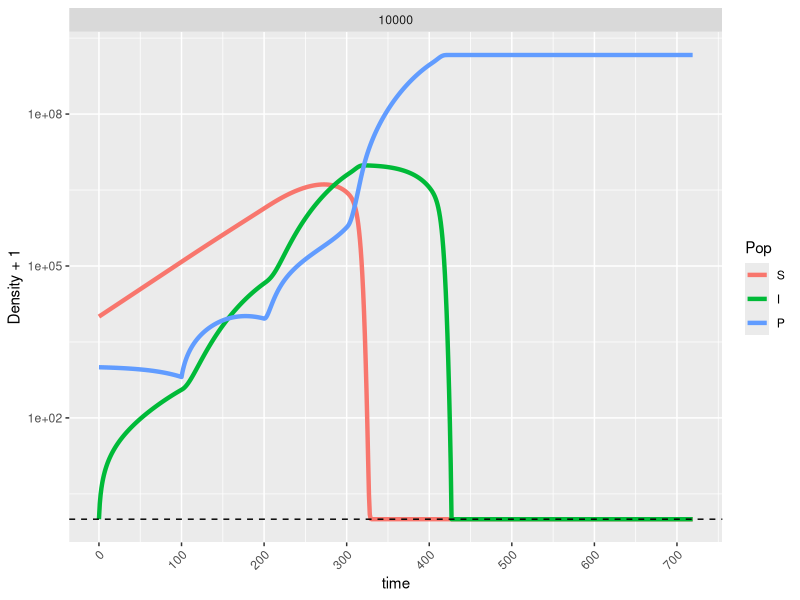
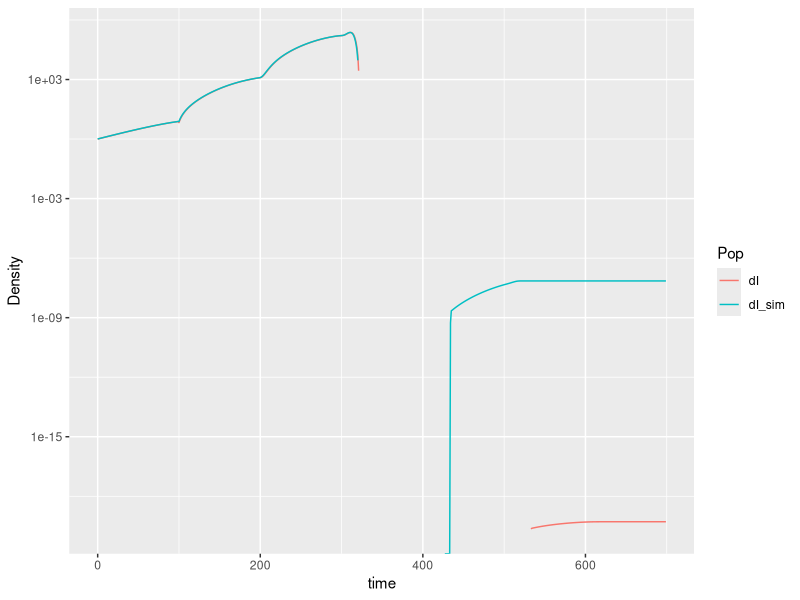

R code for these plots, in order:
library(deSolve)
library(reshape2)
library(ggplot2)

derivs <- function(t, y, parms) {
  #The derivs function must return the derivative of all the variables at a
  # given time, in a list
  
  #Set negative y values to 0 so they don't affect the dN's
  y[y < 0] <- 0
  
  #Create output vector
  dY <- c(S = 0, I = 0, P = 0)
  
  ##Calculate dS
  
  #Old (exponential dS/dt)
  #dS/dt = rS - aSP
  #dS <- parms["r"] * y["S"] - a * y["S"] * y["P"]
  
  #New (logistic dS/dt)
  #dS/dt = rS((K-S/K)) - aSP
  dY["S"] <- parms["r"] * y["S"] * ((parms["K"] - y["S"])/parms["K"]) - 
    parms["a"] * y["S"] * y["P"]
  
  ##Calculate dI
  #dI/dt = aSP - aS(t-tau)P(t-tau)
  if (t < parms["tau"]) {
    dY["I"] <- parms["a"] * y["S"] * y["P"]
  } else {
    dY["I"] <- parms["a"] * y["S"]*y["P"] - 
      parms["a"] * lagvalue(t - parms["tau"], 1)*lagvalue(t - parms["tau"], 3)
  }
  
  ##Calculate dP
  #dP/dt = baS(t-tau)P(t-tau) - aSP
  if (t < parms["tau"]) {
    dY["P"] <- -parms["a"] * y["S"] * y["P"]
  } else {
    dY["P"] <- parms["b"] * parms["a"] * 
      lagvalue(t-parms["tau"], 1)*lagvalue(t-parms["tau"], 3) - 
      parms["a"]*y["S"]*y["P"]
  }
  
  #Issue warnings about too small/too large yvals
  if (any(y <= 0)) {
    warning(paste("pop(s)",
                  paste(which(y < 0), collapse = ","),
                  "below 0, returning dY = 0"))
  }
  dY[y < 0] <- 0
  
  if (any(y > 10**100)) {
    warning(paste("pop(s)",
                  paste(which(y > 10**100), collapse = ","),
                  "exceed max limit, 10^100, returning dY = 0"))
    dY[y > 10**100] <- 0
  }
  
  #Issue warning about declining pop already at 0
  if (any(y == 0 & dY < 0)) {
    warning(paste("pop(s)",
                  paste(which(y == 0 & dY < 0), collapse = ","),
                  "at 0 and declining, returning dY = 0"))
    dY[y == 0 & dY < 0] <- 0
  }
  
  #From documentation: The return value of func should be a list, whose first 
  #element is a vector containing the derivatives of y with respect to time
  return(list(dY))
}

#myseq <- 10**seq(from = -3, to = 4, by = 1)
myseq <- c(10000)
for (i in 1:length(myseq)) {
  init_dens <- myseq[i]
  yinit <- c(S = init_dens, I = 0, P = init_dens/10)
  times <- seq(0, 2000, 1)
  # ln(1/2) = -r * doub_time
  params <- c(r = 0.025, a = 10**-7, b = 150, tau = 100, K = 10**9)
  
  yout <- dede(y = yinit, times = times, func = derivs, parms = params)
  yout <- as.data.frame(yout)
  yout$B <- yout$S + yout$I
  
  yout$new_infecs <- params["a"]*yout$S*yout$P
  
  yout$new_bursts <- c(rep(0, 100),
                       yout$new_infecs[1:(nrow(yout)-100)])
  
  yout$dI <- yout$new_infecs-yout$new_bursts
  yout$dI_sim <- c(yout$I[2:nrow(yout)] - yout$I[1:(nrow(yout)-1)], NA)
  
  ymelt <- reshape2::melt(data = as.data.frame(yout), id = c("time"),
                          value.name = "Density", variable.name = "Pop")
  ymelt$init_dens <- init_dens
  if (i == 1) {ybig <- ymelt
  } else {ybig <- rbind(ybig, ymelt)}
}

ggplot(data = ybig[ybig$init_dens == 10000 & 
                     !(ybig$Pop %in% c("B", "dI", "dI_sim",
                                       "new_infecs", "new_bursts")) &
                     ybig$time < 720,], 
       aes(x = time, y = Density+1, color = Pop)) +
        geom_line(lwd = 1.5, alpha = 1) + 
  facet_wrap(~init_dens, scales = "free_y") +
  scale_y_continuous(trans = "log10") +
  scale_x_continuous(breaks = seq(from = 0, to = max(ybig$time), by = 100)) +
  geom_hline(yintercept = 1, lty = 2) +
  theme(axis.text.x = element_text(angle = 45, hjust = 1)) +
  NULL

ggplot(data = ybig[ybig$Pop %in% c("dI", "dI_sim") &
                     ybig$time < 700,],
                   aes(x = time, y = Density, color = Pop)) +
  geom_line() +
  scale_y_continuous(trans = "log10") +
  NULL
